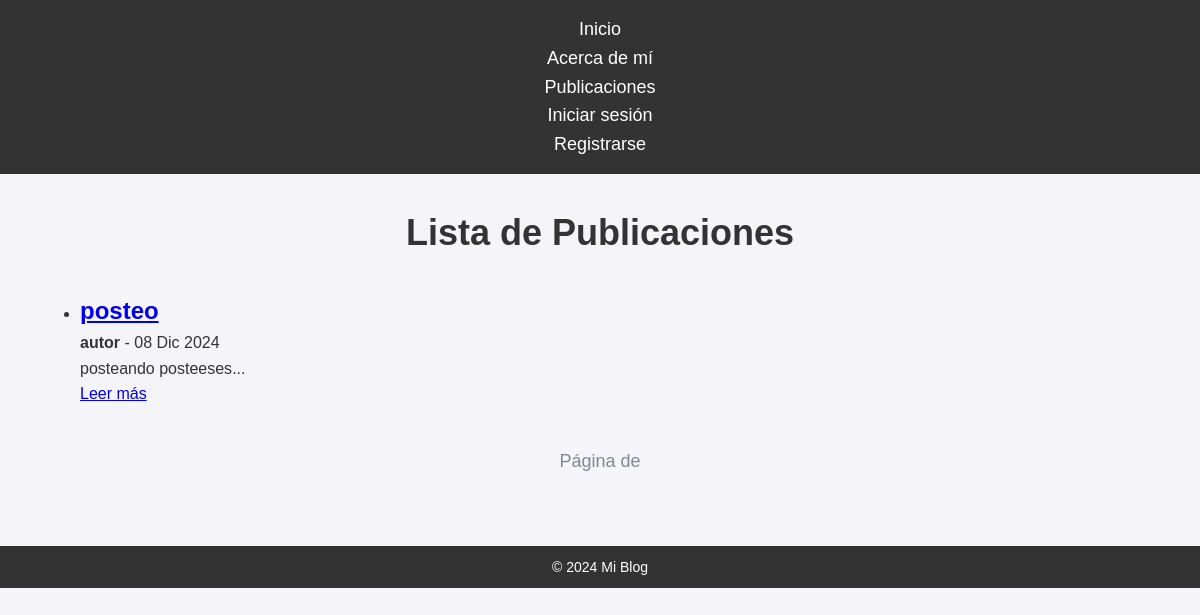
The app's page /, older data.
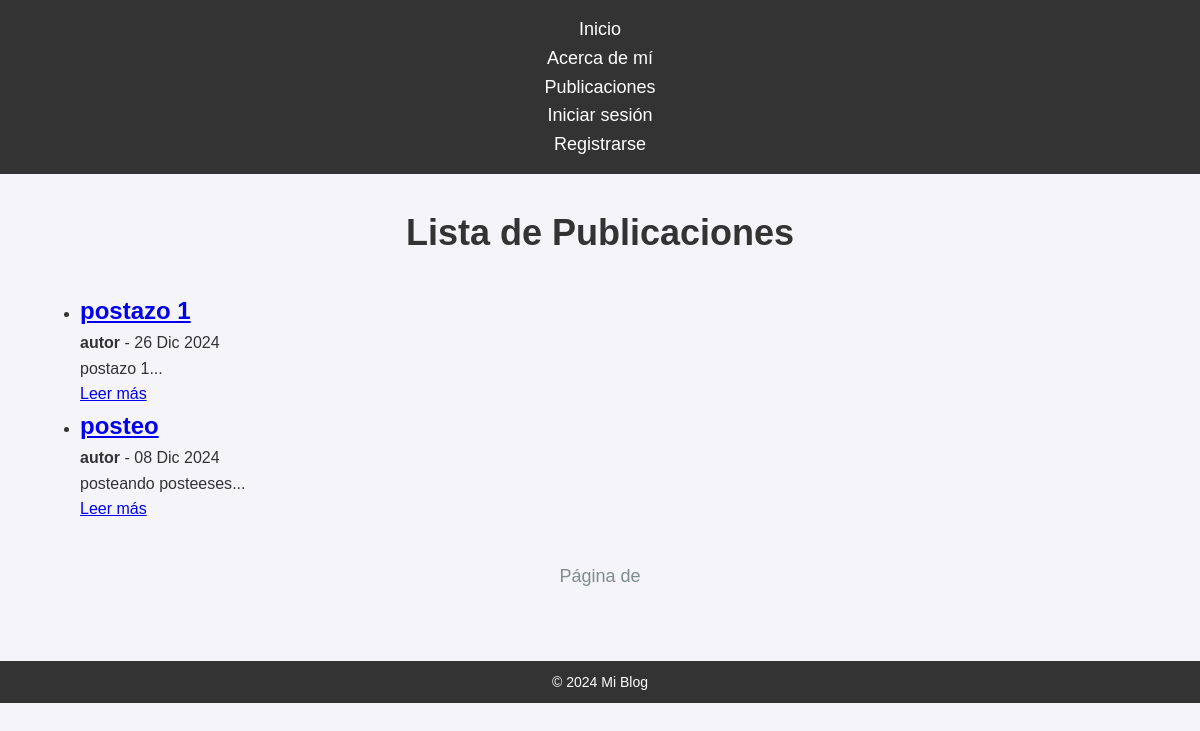
The same page, newer data.
### blog/models.py (models this page shows, shortened)
class Post(models.Model):
    title = models.CharField(max_length=200, verbose_name="Título")
    content = models.TextField(verbose_name="Contenido")
    created_at = models.DateTimeField(auto_now_add=True, verbose_name="Fecha de creación")
    updated_at = models.DateTimeField(auto_now=True, verbose_name="Última actualización")
    author = models.ForeignKey(
        Author,
        on_delete=models.CASCADE,
        related_name="posts",
        verbose_name="Autor",
    )  # Relación con Author
    category = models.ManyToManyField(
        Category,
        related_name="posts",
        verbose_name="Categorías",
    )  # Relación ManyToMany con Category
    class Meta:
        verbose_name = "Publicación"
        verbose_name_plural = "Publicaciones"
        ordering = ["-created_at"]

class Author(models.Model):
    name = models.CharField(max_length=100, verbose_name="Nombre")
    email = models.EmailField(null=True, blank=True)  # Permitir valores nulos y en blanco
    bio = models.TextField(blank=True, verbose_name="Biografía")  # Solo 'blank=True' es suficiente
    class Meta:
        verbose_name = "Autor"
        verbose_name_plural = "Autores"

### blog/views.py (the view)
# urls.py: path('', views.PostListView.as_view(), name='home'),
class PostListView(ListView):
    model = Post
    template_name = 'blog/home.html'
    context_object_name = 'posts'
    paginate_by = 5
    def get_queryset(self):
        return Post.objects.all().order_by('-created_at')

### blog/templates/blog/home.html (shortened to what this page needs)
{% extends 'blog/base.html' %}
{% block content %}
    <h1>Lista de Publicaciones</h1>
    {% if posts %}
        <ul>
            {% for post in posts %}
                <li>
                    <h2><a href="{% url 'post_detail' post.pk %}">{{ post.title }}</a></h2>
                    <p><strong>{{ post.author.name }}</strong> - {{ post.created_at|date:"d M Y" }}</p>
                    <p>{{ post.content|slice:":200" }}...</p>
                    <a href="{% url 'post_detail' post.pk %}">Leer más</a>
                </li>
            {% endfor %}
        </ul>
        <div class="pagination">
            <span>Página {{ posts.number }} de {{ posts.paginator.num_pages }}</span>
        </div>
    {% else %}
        <p>No hay publicaciones aún.</p>
    {% endif %}
{% endblock %}

Row changes from the older to the newer data that the page shows:
added Post: title "postazo 1", author.name "autor", created_at "26 Dic 2024", content "postazo 1"
